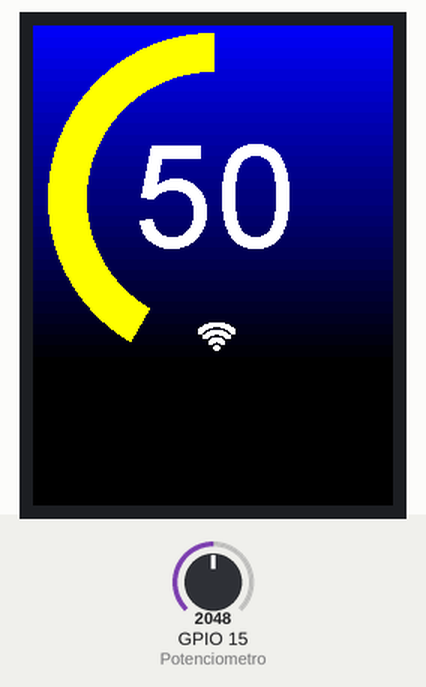
This sketch was run on a simulated ESP32. Parts: 240×320 colour display. The test bench sets the inputs (shaded band); at power-on: GPIO 15 (Potenciometro) = 2048.

Above: at 10.0 s.
10.1 s: GPIO 15 (Potenciometro) set to 2866
At 10.7 s:
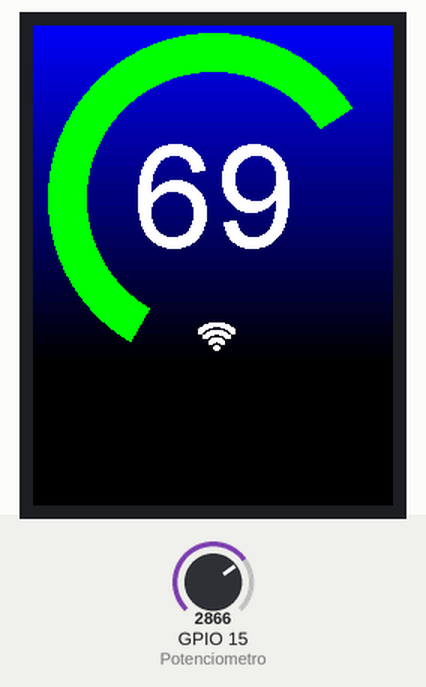
11.8 s: GPIO 15 (Potenciometro) set to 3057
At 13.1 s:
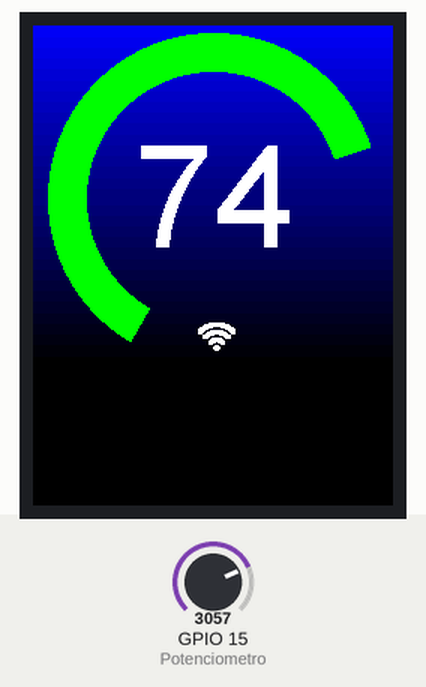
13.4 s: GPIO 15 (Potenciometro) set to 3163
At 14.7 s:
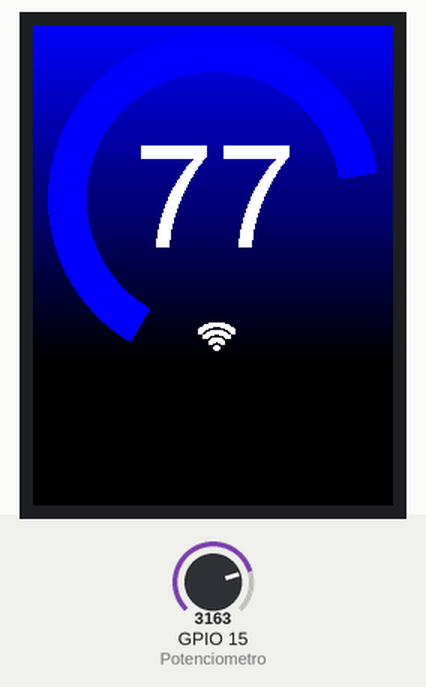
15.0 s: GPIO 15 (Potenciometro) set to 1114
At 15.9 s:
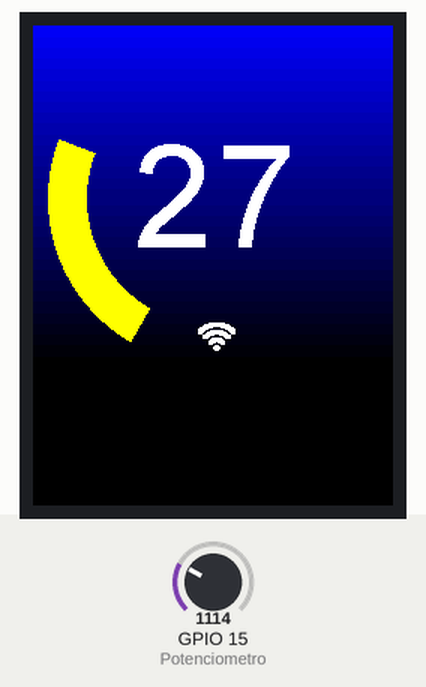
16.6 s: GPIO 15 (Potenciometro) set to 1014
At 17.9 s:
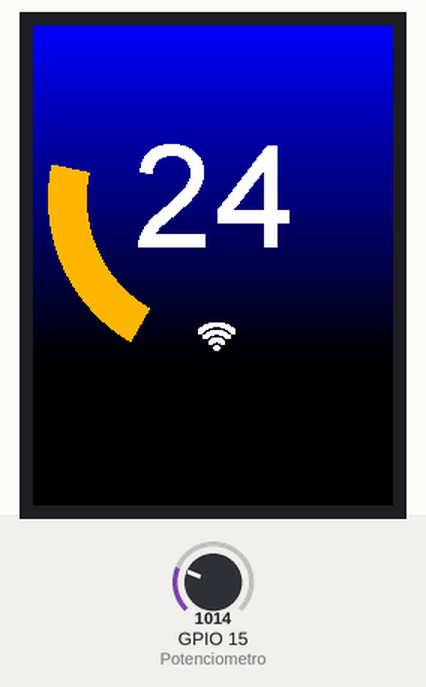
18.2 s: GPIO 15 (Potenciometro) set to 433
At 18.9 s:
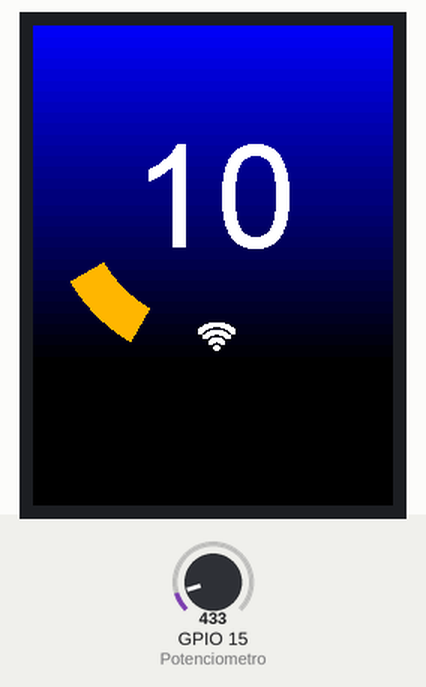
20.0 s: GPIO 15 (Potenciometro) set to 393
Timing chart, 0 to 22.7 s (numbered marks = the images above; inputs shaded):
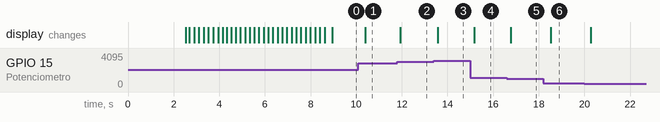

Measured:
- the behaviour switches between 3112 and 3113 on GPIO 15 (Potenciometro) (found by bisection; images 2 and 3)
- the behaviour switches between 1065 and 1064 on GPIO 15 (Potenciometro) (found by bisection; images 4 and 5)
- after the input at 10.1 s, the display: changes after 0.30 s (image 1)
- after the input at 11.8 s, the display: changes after 0.14 s (image 2)
- after the input at 13.4 s, the display: changes after 0.18 s (image 3)
- after the input at 15.0 s, the display: changes after 0.17 s (image 4)
- after the input at 16.6 s, the display: changes after 0.17 s (image 5)
- after the input at 18.2 s, the display: changes after 0.32 s (image 6)

The sketch:

Level_Display.ino
```cpp
#include <TFT_eSPI.h>
#include "nodo.h"
#include "wifi25.h"
#include "clock70.h"

#define Potenciometro 15


int nivel = 0;
int auxNivel = 0;
int angulo = 0;

TFT_eSPI tft=TFT_eSPI();
TFT_eSprite SignalSprite = TFT_eSprite(&tft);
TFT_eSprite ArcSprite = TFT_eSprite(&tft);
TFT_eSprite TextSprite = TFT_eSprite(&tft);
TFT_eSprite ClockSprite = TFT_eSprite(&tft);


void setup()
 {
   tft.init();
   tft.fillScreen(TFT_WHITE);

   tft.setSwapBytes(true);
   tft.pushImage(45, 45, 150, 150, nodo);
   delay(2000);
   tft.fillScreen(TFT_BLACK);

   SignalSprite.createSprite(25, 25);
   SignalSprite.setSwapBytes(true);
   SignalSprite.pushImage(0, 0, 25, 25, wifi25);

   ClockSprite.createSprite(70, 70);
   ClockSprite.setSwapBytes(true);
   ClockSprite.pushImage(0, 0, 70, 70, clock70);

   TextSprite.createSprite(165,80);
   TextSprite.setSwapBytes(true);
   TextSprite.setTextColor(TFT_RED, TFT_GREEN);

   ArcSprite.createSprite(240, 230);
   ArcSprite.setSwapBytes(true);
   ArcSprite.fillRectVGradient(0, 0, 240, 230, TFT_BLUE, TFT_BLACK);

   ArcSprite.pushSprite(0, 0, TFT_BLACK);


   DataIn();
   angulo = map(nivel, 0, 100, 30, 330);

   //------------- Lesser than 10 ------------------------------------------------

   if(nivel < 10)
   {
     if(nivel == 0)
      {
      for(int i=31; i<=angulo; i++)
        {

        ArcSprite.drawSmoothArc(120, 115, 110, 85, 30, i, TFT_RED, TFT_BLACK, true);
        ClockSprite.pushToSprite(&ArcSprite, 85, 85, TFT_BLACK);
        ArcSprite.pushSprite(0, 0, TFT_BLACK);
        delay(50);
        }
      }
     else
      {
      for(int i=31; i<=angulo; i++)
        {
        ArcSprite.drawSmoothArc(120, 115, 110, 85, 30, i, TFT_RED, TFT_BLACK, true);
        ClockSprite.pushToSprite(&ArcSprite, 85, 85, TFT_BLACK);
        ArcSprite.pushSprite(0, 0, TFT_BLACK);
        delay(50);
        }
      }
   }
   //------------- Lesser than 25 ------------------------------------------------

   if(nivel >= 10 && nivel <= 25)
   {
   for(int i=31; i<=angulo; i=i+2)
    {
    ArcSprite.drawSmoothArc(120, 115, 110, 85, 30, i, TFT_ORANGE, TFT_BLACK, true);
    ClockSprite.pushToSprite(&ArcSprite, 85, 85, TFT_BLACK);
    ArcSprite.pushSprite(0, 0, TFT_BLACK);
    delay(50);
    }
   }

   //------------- Lesser than 50 ------------------------------------------------

   if(nivel > 25 && nivel <= 50)
   {
   for(int i=31; i<=angulo; i=i+5)
    {
    ArcSprite.drawSmoothArc(120, 115, 110, 85, 30, i, TFT_YELLOW, TFT_BLACK, true);
    ClockSprite.pushToSprite(&ArcSprite, 85, 85, TFT_BLACK);
    ArcSprite.pushSprite(0, 0, TFT_BLACK);
    delay(50);
    }
   }

   //------------- Lesser than 75 ------------------------------------------------

   if(nivel > 50 && nivel <= 75)
   {
   for(int i=31; i<=angulo; i=i+10)
    {
    ArcSprite.drawSmoothArc(120, 115, 110, 85, 30, i, TFT_GREEN, TFT_BLACK, true);
    ClockSprite.pushToSprite(&ArcSprite, 85, 85, TFT_BLACK);
    ArcSprite.pushSprite(0, 0, TFT_BLACK);
    delay(50);
    }
   }

   //------------- Lesser than 100 ------------------------------------------------

   if(nivel > 75 && nivel <= 100)
   {
   for(int i=31; i<=angulo; i=i+10)
    {
    ArcSprite.drawSmoothArc(120, 115, 110, 85, 30, i, TFT_BLUE, TFT_BLACK, true);
    ClockSprite.pushToSprite(&ArcSprite, 85, 85, TFT_BLACK);
    ArcSprite.pushSprite(0, 0, TFT_BLACK);
    delay(50);
    }
   }
  }


void loop()
 {


   DataIn();
   angulo = map(nivel, 0, 100, 30, 330);

   ArcSprite.fillRectVGradient(0, 0, 240, 230, TFT_BLUE, TFT_BLACK);
   TextSprite.fillScreen(TFT_BLACK);

   //------------- Lesser than 10 ------------------------------------------------

   if(nivel < 10)
   {
     if(nivel == 0)
     {
      ArcSprite.drawSmoothArc(120, 115, 110, 85, 30, 31, TFT_RED, TFT_BLACK, true);

      TextSprite.setTextColor(TFT_WHITE, TFT_BLACK);
      TextSprite.setCursor(55, 0, 8);
      TextSprite.print(nivel);
      SignalSprite.pushToSprite(&ArcSprite, 110, 195, TFT_BLACK);
      TextSprite.pushToSprite(&ArcSprite, 42, 75, TFT_BLACK);

      ArcSprite.pushSprite(0, 0, TFT_BLACK);
     }
     else
     {
      ArcSprite.drawSmoothArc(120, 115, 110, 85, 30, angulo, TFT_RED, TFT_BLACK, true);

      TextSprite.setTextColor(TFT_WHITE, TFT_BLACK);
      TextSprite.setCursor(55, 0, 8);
      TextSprite.print(nivel);
      SignalSprite.pushToSprite(&ArcSprite, 110, 195, TFT_BLACK);
      TextSprite.pushToSprite(&ArcSprite, 42, 75, TFT_BLACK);

      ArcSprite.pushSprite(0, 0, TFT_BLACK);
     }
   }
   //------------- Lesser than 25 ------------------------------------------------

   if(nivel >= 10 && nivel <= 25)
   {

    ArcSprite.drawSmoothArc(120, 115, 110, 85, 30, angulo, TFT_ORANGE, TFT_BLACK, true);

    TextSprite.setTextColor(TFT_WHITE, TFT_BLACK);
    TextSprite.setCursor(25, 0, 8);
    TextSprite.print(nivel);
    SignalSprite.pushToSprite(&ArcSprite, 110, 195, TFT_BLACK);
    TextSprite.pushToSprite(&ArcSprite, 42, 75, TFT_BLACK);

    ArcSprite.pushSprite(0, 0, TFT_BLACK);

   }

   //------------- Lesser than 50 ------------------------------------------------

   if(nivel > 25 && nivel <= 50)
   {

    ArcSprite.drawSmoothArc(120, 115, 110, 85, 30, angulo, TFT_YELLOW, TFT_BLACK, true);

    TextSprite.setTextColor(TFT_WHITE, TFT_BLACK);
    TextSprite.setCursor(25, 0, 8);
    TextSprite.print(nivel);
    SignalSprite.pushToSprite(&ArcSprite, 110, 195, TFT_BLACK);
    TextSprite.pushToSprite(&ArcSprite, 42, 75, TFT_BLACK);

    ArcSprite.pushSprite(0, 0, TFT_BLACK);
   }

   //------------- Lesser than 75 ------------------------------------------------

   if(nivel > 50 && nivel <= 75)
   {

    ArcSprite.drawSmoothArc(120, 115, 110, 85, 30, angulo, TFT_GREEN, TFT_BLACK, true);

    TextSprite.setTextColor(TFT_WHITE, TFT_BLACK);
    TextSprite.setCursor(25, 0, 8);
    TextSprite.print(nivel);
    SignalSprite.pushToSprite(&ArcSprite, 110, 195, TFT_BLACK);
    TextSprite.pushToSprite(&ArcSprite, 42, 75, TFT_BLACK);

    ArcSprite.pushSprite(0, 0, TFT_BLACK);
   }

   //------------- Lesser than 100 ------------------------------------------------

   if(nivel > 75 && nivel <= 100)
   {

    ArcSprite.drawSmoothArc(120, 115, 110, 85, 30, angulo, TFT_BLUE, TFT_BLACK, true);

    TextSprite.setTextColor(TFT_WHITE, TFT_BLACK);

    if(nivel == 100)
      {
      TextSprite.setCursor(0, 0, 8);
      TextSprite.print(nivel);
      SignalSprite.pushToSprite(&ArcSprite, 110, 195, TFT_BLACK);
      TextSprite.pushToSprite(&ArcSprite, 35, 75, TFT_BLACK);
      }
    else
      {
      TextSprite.setCursor(25, 0, 8);
      TextSprite.print(nivel);
      SignalSprite.pushToSprite(&ArcSprite, 110, 195, TFT_BLACK);
      TextSprite.pushToSprite(&ArcSprite, 42, 75, TFT_BLACK);
      }


    ArcSprite.pushSprite(0, 0, TFT_BLACK);
   }
    // delay(1000);


}


void DataIn()
{
  nivel = map(analogRead(Potenciometro), 0, 4095, 0, 100);
}
```

Source omitted: clock70.h (data table, 47471 bytes), nodo.h (data table, 217661 bytes), wifi25.h (data table, 6373 bytes)
